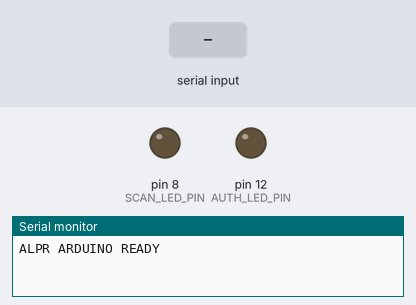
Bench run of a sketch on a simulated Arduino Uno, built with avr-gcc and run on an emulated ATmega328P. On the bench: output pins drawn as LEDs (lit = HIGH), the last lines printed to the serial monitor. Dashed ring = blinking. The inputs (shaded band) are chosen by the test bench.

Above: at 1.2 s.
1.3 s: "SCAN\n" received over Serial
At 1.4 s:
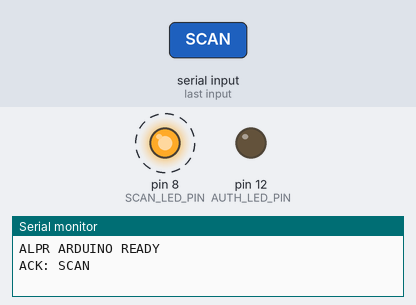
3.4 s: "AUTHORIZED\n" received over Serial
At 4.2 s:
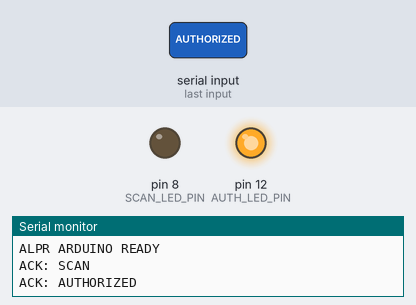
Timing chart, 0 to 7.9 s (numbered marks = the images above; inputs shaded):
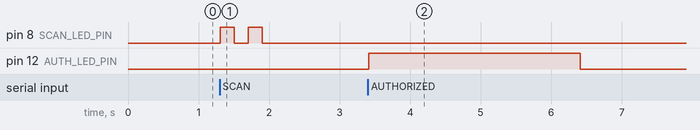

Measured:
- after the input at 1.3 s, pin 8 (SCAN_LED_PIN): alternates HIGH for 0.20 s and LOW for 0.20 s, 4 changes in all, then stays LOW, starting at once
- after the input at 3.4 s, pin 12 (AUTH_LED_PIN): LOW → HIGH at once, → LOW 3.0 s later

The sketch:

arduino_led_test.ino
```cpp
/*
  ALPR Arduino LED Indicator

  This sketch receives serial commands from the Python backend to control LEDs
  indicating the status of the ALPR system.

  Wiring:
  - Pin 8: Scan LED (Indicates any plate was scanned)
  - Pin 12: Authorized LED (Indicates the scanned plate is authorized)
  - GND: Common ground

  Commands recognized (must be terminated with newline \n):
  - "SCAN" -> Blinks the Scan LED (Pin 8)
  - "AUTHORIZED" -> Blinks the Authorized LED (Pin 12)
  - "STATUS" -> Returns the status of the LEDs
*/

const int SCAN_LED_PIN = 8;
const int AUTH_LED_PIN = 12;

void setup() {
  Serial.begin(9600);

  pinMode(SCAN_LED_PIN, OUTPUT);
  pinMode(AUTH_LED_PIN, OUTPUT);

  // Turn off LEDs initially
  digitalWrite(SCAN_LED_PIN, LOW);
  digitalWrite(AUTH_LED_PIN, LOW);

  Serial.println("ALPR ARDUINO READY");
}

void blinkLED(int pin, int times, int duration_ms) {
  for (int i = 0; i < times; i++) {
    digitalWrite(pin, HIGH);
    delay(duration_ms);
    digitalWrite(pin, LOW);
    if (i < times - 1) {
      delay(duration_ms);
    }
  }
}

void loop() {
  if (Serial.available() > 0) {
    String command = Serial.readStringUntil('\n');
    command.trim(); // Remove whitespace/carriage returns

    if (command == "SCAN") {
      Serial.println("ACK: SCAN");
      blinkLED(SCAN_LED_PIN, 2, 200); // Fast blink to indicate scan
    }
    else if (command == "AUTHORIZED") {
      Serial.println("ACK: AUTHORIZED");
      // Turn on Auth LED for 3 seconds
      digitalWrite(AUTH_LED_PIN, HIGH);
      delay(3000);
      digitalWrite(AUTH_LED_PIN, LOW);
    }
    else if (command == "STATUS") {
      Serial.print("STATUS: SCAN_LED=");
      Serial.print(digitalRead(SCAN_LED_PIN));
      Serial.print(", AUTH_LED=");
      Serial.println(digitalRead(AUTH_LED_PIN));
    }
    else if (command.length() > 0) {
      Serial.print("ERROR: Unknown command '");
      Serial.print(command);
      Serial.println("'");
    }
  }
}
```
